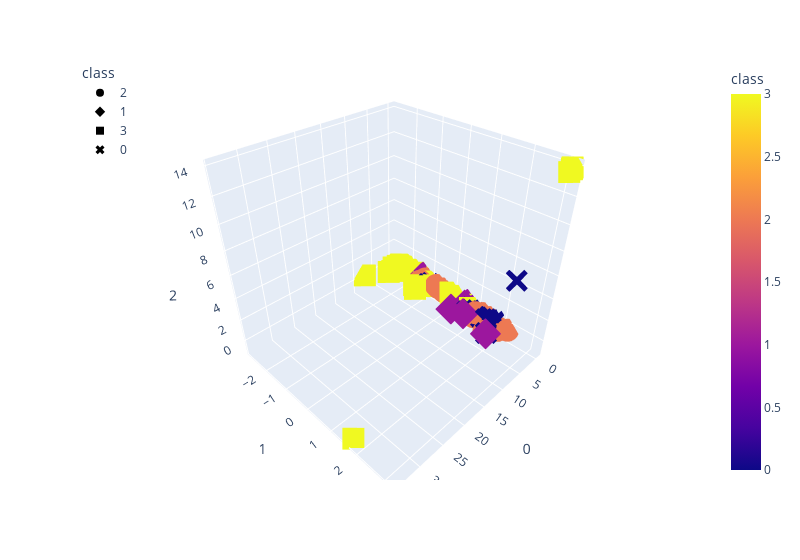

Notebook code cell kept with this figure:
### Code cell
# 3D scatter with clusters
import plotly.express as px
fig = px.scatter_3d(
    clusters,
    x=0,
    y=1,
    z=2,
    color="class",
    symbol="class",
    width=800,
)
fig.update_layout(legend=dict(x=0, y=1))
fig.show()

### Figure 1 — Plotly figure (JSON) as saved in the notebook; plotly's stock layout.template omitted (floating-point values rounded to 4 significant figures; data arrays with more than 128 entries replaced by an {"elided": "..."} marker saying what was removed)
{"data": [{"hovertemplate": "class=%{marker.color}<br>0=%{x}<br>1=%{y}<br>2=%{z}<extra></extra>", "legendgroup": "2", "marker": {"color": {"elided": "147 int values"}, "coloraxis": "coloraxis", "symbol": "circle"}, "mode": "markers", "name": "2", "scene": "scene", "showlegend": true, "type": "scatter3d", "x": {"elided": "147 float values"}, "y": {"elided": "147 float values"}, "z": {"elided": "147 float values"}}, {"hovertemplate": "class=%{marker.color}<br>0=%{x}<br>1=%{y}<br>2=%{z}<extra></extra>", "legendgroup": "1", "marker": {"color": [1, 1, 1, 1, 1, 1, 1, 1, 1, 1, 1, 1, 1, 1, 1, 1, 1, 1, 1, 1, 1, 1, 1, 1, 1, 1, 1, 1, 1, 1, 1, 1, 1, 1, 1, 1, 1, 1, 1, 1, 1, 1, 1, 1, 1, 1, 1, 1, 1, 1], "coloraxis": "coloraxis", "symbol": "diamond"}, "mode": "markers", "name": "1", "scene": "scene", "showlegend": true, "type": "scatter3d", "x": [-0.1452, -0.3134, -0.2682, -0.1423, 0.2327, -0.1451, -0.2767, -0.1452, -0.1324, -0.1447, -0.145, -0.145, -0.1455, -0.1448, -0.3126, -0.1453, -0.145, -0.3059, -0.1451, -0.3133, -0.3134, 0.2734, -0.3132, -0.3119, -0.3096, -0.3134, -0.1454, -0.1454, -0.3132, -0.3134, 0.2645, -0.1117, -0.2669, -0.1452, -0.3117, -0.09463, -0.1452, 3.915, 2.241, -0.267, -0.105, -0.1452, -0.1445, -0.1433, -0.2682, -0.09299, -0.145, -0.3119, -0.2491, 2.471], "y": [-1.321, 0.8375, 0.6265, -1.321, -1.324, -1.321, 0.8369, -1.321, -1.321, -1.321, -1.321, -1.321, -1.321, -1.321, 0.8375, -1.321, -1.321, 0.837, -1.321, 0.8375, 0.8375, -1.323, 0.8375, 0.8374, 0.8373, 0.8375, -1.321, -1.321, 0.8375, 0.8375, 0.5896, -1.321, 0.6264, -1.321, 0.8375, 0.6255, -1.321, 1.892, 0.297, 0.6265, -1.321, -1.321, -1.321, -1.321, 0.6265, 0.8443, -1.321, 0.8375, 0.6264, 0.8222], "z": [0.1928, -0.3856, -0.07117, 0.1927, 0.1845, 0.1928, -0.3863, 0.1928, 0.1925, 0.1928, 0.1928, 0.1928, 0.1928, 0.1928, -0.3856, 0.1928, 0.1928, -0.3857, 0.1928, -0.3856, -0.3856, 0.1834, -0.3856, -0.3856, -0.3856, -0.3856, 0.1928, 0.1928, -0.3856, -0.3856, -0.07766, 0.1921, -0.07119, 0.1928, -0.3856, -0.07506, 0.1928, -0.1045, -0.4201, -0.07119, 0.1919, 0.1928, 0.1928, 0.1928, -0.07117, -0.3918, 0.1928, -0.3856, -0.0716, -0.07116]}, {"hovertemplate": "class=%{marker.color}<br>0=%{x}<br>1=%{y}<br>2=%{z}<extra></extra>", "legendgroup": "3", "marker": {"color": {"elided": "203 int values"}, "coloraxis": "coloraxis", "symbol": "square"}, "mode": "markers", "name": "3", "scene": "scene", "showlegend": true, "type": "scatter3d", "x": {"elided": "203 float values"}, "y": {"elided": "203 float values"}, "z": {"elided": "203 float values"}}, {"hovertemplate": "class=%{marker.color}<br>0=%{x}<br>1=%{y}<br>2=%{z}<extra></extra>", "legendgroup": "0", "marker": {"color": {"elided": "132 int values"}, "coloraxis": "coloraxis", "symbol": "x"}, "mode": "markers", "name": "0", "scene": "scene", "showlegend": true, "type": "scatter3d", "x": {"elided": "132 float values"}, "y": {"elided": "132 float values"}, "z": {"elided": "132 float values"}}], "layout": {"coloraxis": {"colorbar": {"title": {"text": "class"}}, "colorscale": [[0, "#0d0887"], [0.1111, "#46039f"], [0.2222, "#7201a8"], [0.3333, "#9c179e"], [0.4444, "#bd3786"], [0.5556, "#d8576b"], [0.6667, "#ed7953"], [0.7778, "#fb9f3a"], [0.8889, "#fdca26"], [1, "#f0f921"]]}, "legend": {"title": {"text": "class"}, "tracegroupgap": 0, "x": 0, "y": 1}, "margin": {"t": 60}, "scene": {"domain": {"x": [0, 1], "y": [0, 1]}, "xaxis": {"title": {"text": "0"}}, "yaxis": {"title": {"text": "1"}}, "zaxis": {"title": {"text": "2"}}}, "width": 800}}
